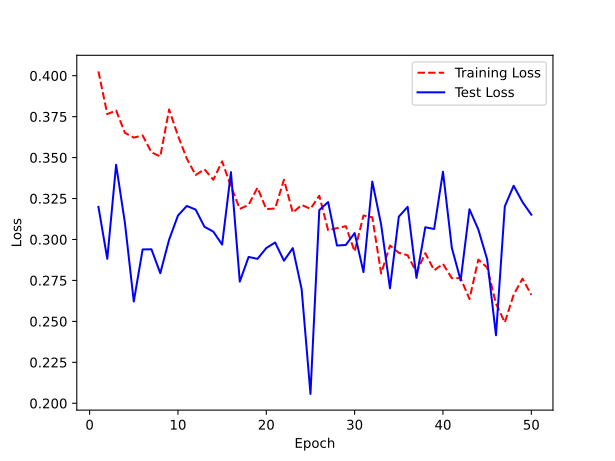

Generate this figure with Python:
"""
Reduce overfitting by introducing noise into your network's architecture using dropout.
->
Adding a torch.nn.Dropout layer into the network architecture.

Dropout = constantly and randomly dropping units in each batch.
->
NNs learn to be robust to disruptions (i.e., noise) in the other hidden units.
"""
import matplotlib.pyplot as plt
import torch
import torch.nn as nn
from torch.utils.data import DataLoader, TensorDataset
from torch.optim import RMSprop
from sklearn.datasets import make_classification
from sklearn.model_selection import train_test_split

NUM_EPOCHS = 50

# Create data with 10 features and 1000 observations
features, target = make_classification(
    n_classes=2,
    n_features=10,
    n_samples=1000,
    random_state=1,
)
# Because we are using simulated data using Scikit-Learn make_classification,
# we don't have to standardize the features.
# But in for real data, we must do standardization.

# Split training and test sets
features_train, features_test, target_train, target_test = train_test_split(
    features, target,
    test_size=0.1,
    random_state=1,
)
features_train.shape
# (900, 10)
features_test.shape
# (100, 10)

# Set random seed for PyTorch
torch.manual_seed(0)

# Convert data to PyTorch tensors
x_train = torch.from_numpy(features_train).float()
y_train = torch.from_numpy(target_train).float().view(-1, 1)
x_test = torch.from_numpy(features_test).float()
y_test = torch.from_numpy(target_test).float().view(-1, 1)


# Define a neural network using "Sequential"
class SequentialNN(nn.Module):
    """
    Feedforward two-layer neural network for binary classification using nn.Sequential.
    Each layer is "dense" (also called "fully connected")
    = All the units in the previous layer and in the next layer are connected.
    """
    def __init__(self):
        """ Initiates a network architecture. """
        super().__init__()
        self.sequential = torch.nn.Sequential(
            torch.nn.Linear(10, 16),
            torch.nn.ReLU(),
            torch.nn.Linear(16, 16),
            torch.nn.ReLU(),
            torch.nn.Linear(16, 1),
            torch.nn.Dropout(0.1),  # dropping 10% of neurons in the previous layer every batch
            torch.nn.Sigmoid()
        )

    def forward(self, x):
        x = self.sequential(x)
        return x


# Create neural network
network = SequentialNN()

# Define loss function, optimizer
criterion = nn.BCELoss()
optimizer = RMSprop(network.parameters())

# Wrap data in TensorDataset
train_data = TensorDataset(x_train, y_train)
# Create data loader
train_loader = DataLoader(
    train_data,
    # batch_size = number of observations to propagate
    # through the network before updating the parameters
    batch_size=100,
    shuffle=True,  # schlurfen, mischen
)

# Compile the model using torch 2.0's optimizer
network = torch.compile(network)

train_losses = []
test_losses = []
# Train neural network
for epoch_idx in range(NUM_EPOCHS):  # how many epochs to use when training the data
    for batch_idx, (data, target) in enumerate(train_loader):
        optimizer.zero_grad()
        output = network(data)  # using the forward method
        loss = criterion(output, target)
        loss.backward()  # to update the gradients
        optimizer.step()

    with torch.no_grad():
        train_output = network(x_train)
        train_loss = criterion(train_output, y_train)
        train_losses.append(train_loss.item())
        test_output = network(x_test)
        test_loss = criterion(test_output, y_test)
        test_losses.append(test_loss.item())

# Visualize loss history
epochs = range(1, NUM_EPOCHS+1)
plt.plot(epochs, train_losses, "r--")
plt.plot(epochs, test_losses, "b-")
plt.legend(["Training Loss", "Test Loss"])
plt.xlabel("Epoch")
plt.ylabel("Loss")
# plt.show()
plt.savefig('example-21-11-1--torch--reducing-overfitting-with-dropout--RMSprop--Dropout.svg')
plt.close()
